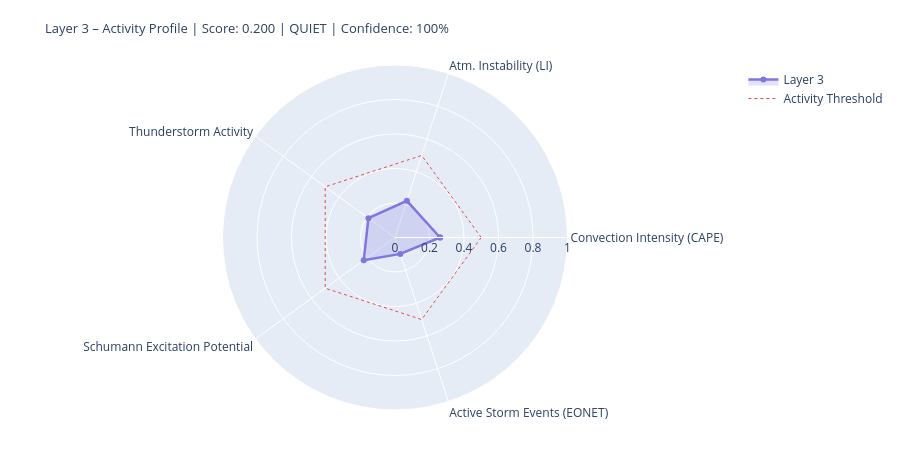

This figure's notebook cell:
### Markdown cell above
---
## 4. State Assessment & Handoff to Layer 4/5

### Code cell
# ============================================================
# LAYER-3-SCORE
# Five dynamic components
# ============================================================

def norm(v, lo, hi):
    if v is None or (isinstance(v, float) and math.isnan(v)): return None
    return round(max(0.0, min(1.0, (v - lo) / (hi - lo))), 4)

# --- 1) Convection intensity (global CAPE mean) ---
cape_mean = df_atm['cape'].dropna().mean() if not df_atm.empty else None
conv_score = norm(cape_mean, 0, 3000)
conv_src   = 'primary' if cape_mean is not None else 'missing'

# --- 2) Atmospheric instability (LI mean) ---
li_mean   = df_atm['li'].dropna().mean() if not df_atm.empty else None
# Negative LI = unstable → higher score
instab_score = norm(-li_mean if li_mean is not None else None, -6, 6)
instab_src   = 'primary' if li_mean is not None else 'missing'

# --- 3) Thunderstorm activity (mean thunder score + WMO count) ---
thunder_mean = df_atm['thunder_score'].mean() if not df_atm.empty else None
n_thunder    = int(df_atm['thunderstorm'].sum()) if not df_atm.empty else 0
thunder_score_val = norm(
    (thunder_mean or 0) * 0.7 + n_thunder * 0.1, 0, 1.0
) if thunder_mean is not None else None
thunder_src = 'primary'

# --- 4) Schumann excitation potential (weighted Schumann contribution) ---
schumann_pot = df_atm['schumann_contribution'].mean() if not df_atm.empty else None
# Boosted by Layer-2 thunderstorm trigger
if schumann_pot is not None and l2_thunder:
    schumann_pot = min(1.0, schumann_pot * 1.2)
schumann_score = norm(schumann_pot, 0, 1.0) if schumann_pot is not None else None
schumann_src   = 'derived'

# --- 5) Storm activity (NASA EONET) ---
# Distinction: None = data not loaded, 0.0 = loaded but no events
storm_score = None
storm_src   = 'missing'
if raw.get('storms') is not None:          # API reached successfully
    storm_score = norm(len(storm_events), 0, 30) if storm_events else 0.0
    storm_src   = 'primary'

# X-Ray and Kp: context only, not in dynamic score
# (X-Ray = Layer-0/4 driver; Kp = geomagnetic index, not a lightning proxy)
xray_context = None
if raw.get('xray'):
    df_xc = pd.DataFrame(raw['xray'])
    fc = next((c for c in df_xc.columns
               if any(k in c.lower() for k in ['flux','long']) and 'time' not in c.lower()),
              df_xc.columns[1])
    df_xc[fc] = pd.to_numeric(df_xc[fc], errors='coerce')
    xray_last = df_xc[fc].dropna().iloc[-1] if not df_xc[fc].dropna().empty else None
    if xray_last:
        xray_class = ('X' if xray_last>=1e-4 else 'M' if xray_last>=1e-5
                      else 'C' if xray_last>=1e-6 else 'B')
        xray_context = {'flux': float(xray_last), 'class': xray_class}
        print(f'X-Ray context: {xray_class}-class ({xray_last:.2e} W/m²)')

# --- Aggregate ---
COMPONENTS = {
    'Convection Intensity (CAPE)':  {'score': conv_score,       'source': conv_src,    'dynamic': True},
    'Atm. Instability (LI)':         {'score': instab_score,     'source': instab_src,  'dynamic': True},
    'Thunderstorm Activity':              {'score': thunder_score_val, 'source': thunder_src, 'dynamic': True},
    'Schumann Excitation Potential':   {'score': schumann_score,   'source': schumann_src,'dynamic': True},
    'Active Storm Events (EONET)': {'score': storm_score,      'source': storm_src,   'dynamic': True},
}

available   = {k: v['score'] for k, v in COMPONENTS.items() if v['score'] is not None}
unavailable = [k for k, v in COMPONENTS.items() if v['score'] is None]
layer3_score = round(sum(available.values()) / len(available), 4) if available else None
confidence   = round(len(available) / len(COMPONENTS), 2)
level = ('unknown' if layer3_score is None
         else 'quiet'   if layer3_score < 0.3
         else 'moderate' if layer3_score < 0.6
         else 'active')
dominant_l3 = max(available, key=available.get) if available else 'none'

# --- Ausgabe ---
W = 68
print('=' * W)
print('LAYER 3 – ATMOSPHERE / WEATHER / THUNDERSTORMS – STATE ASSESSMENT')
print('=' * W)
for name, comp in COMPONENTS.items():
    s = comp['score']
    if s is not None:
        bar = '█' * int(s * 20) + '░' * (20 - int(s * 20))
        print(f'  {name:<36} {bar}  {s:.3f}  [{comp["source"]}]')
    else:
        print(f'  {name:<36} {"─" * 20}  n/a   [missing]')
print('-' * W)
print(f'  Score:        {layer3_score:.3f}  ({len(available)}/{len(COMPONENTS)} components)')
print(f'  Confidence:   {confidence:.0%}')
print(f'  Level:        {level.upper()}')
print(f'  Dominant:     {dominant_l3}')
print(f'  CAPE mean:    {cape_mean:.0f} J/kg' if cape_mean else '  CAPE mean:    n/a')
print(f'  LI mean:      {li_mean:.1f} K' if li_mean is not None else '  LI mean:      n/a')
print(f'  Thunderstorms:{n_thunder} points (WMO)  +  {len(storm_events)} NASA EONET')
print('=' * W)

# Radar
cats   = list(available.keys())
vals_r = list(available.values())
if len(cats) >= 3:
    fig = go.Figure()
    fig.add_trace(go.Scatterpolar(
        r=vals_r + [vals_r[0]], theta=cats + [cats[0]],
        fill='toself', fillcolor='rgba(127,119,221,0.22)',
        line=dict(color='#7F77DD', width=2.5), name='Layer 3'
    ))
    fig.add_trace(go.Scatterpolar(
        r=[0.5] * (len(cats)+1), theta=cats + [cats[0]],
        line=dict(color='#E24B4A', dash='dot', width=1),
        mode='lines', name='Activity Threshold'
    ))
    fig.update_layout(
        title=dict(
            text=f'Layer 3 – Activity Profile | Score: {layer3_score:.3f} | {level.upper()} | Confidence: {confidence:.0%}',
            font=dict(size=13)
        ),
        polar=dict(radialaxis=dict(visible=True, range=[0, 1])),
        height=450, showlegend=True,
        margin=dict(l=60, r=60, t=65, b=40)
    )
    fig.show()

### Figure 1 — Plotly figure (JSON) as saved in the notebook; plotly's stock layout.template omitted (floating-point values rounded to 4 significant figures)
{"data": [{"fill": "toself", "fillcolor": "rgba(127,119,221,0.22)", "line": {"color": "#7F77DD", "width": 2.5}, "name": "Layer 3", "r": [0.2613, 0.2233, 0.1904, 0.224, 0.1, 0.2613], "theta": ["Convection Intensity (CAPE)", "Atm. Instability (LI)", "Thunderstorm Activity", "Schumann Excitation Potential", "Active Storm Events (EONET)", "Convection Intensity (CAPE)"], "type": "scatterpolar"}, {"line": {"color": "#E24B4A", "dash": "dot", "width": 1}, "mode": "lines", "name": "Activity Threshold", "r": [0.5, 0.5, 0.5, 0.5, 0.5, 0.5], "theta": ["Convection Intensity (CAPE)", "Atm. Instability (LI)", "Thunderstorm Activity", "Schumann Excitation Potential", "Active Storm Events (EONET)", "Convection Intensity (CAPE)"], "type": "scatterpolar"}], "layout": {"height": 450, "margin": {"b": 40, "l": 60, "r": 60, "t": 65}, "polar": {"radialaxis": {"range": [0, 1], "visible": true}}, "showlegend": true, "title": {"font": {"size": 13}, "text": "Layer 3 – Activity Profile | Score: 0.200 | QUIET | Confidence: 100%"}}}
